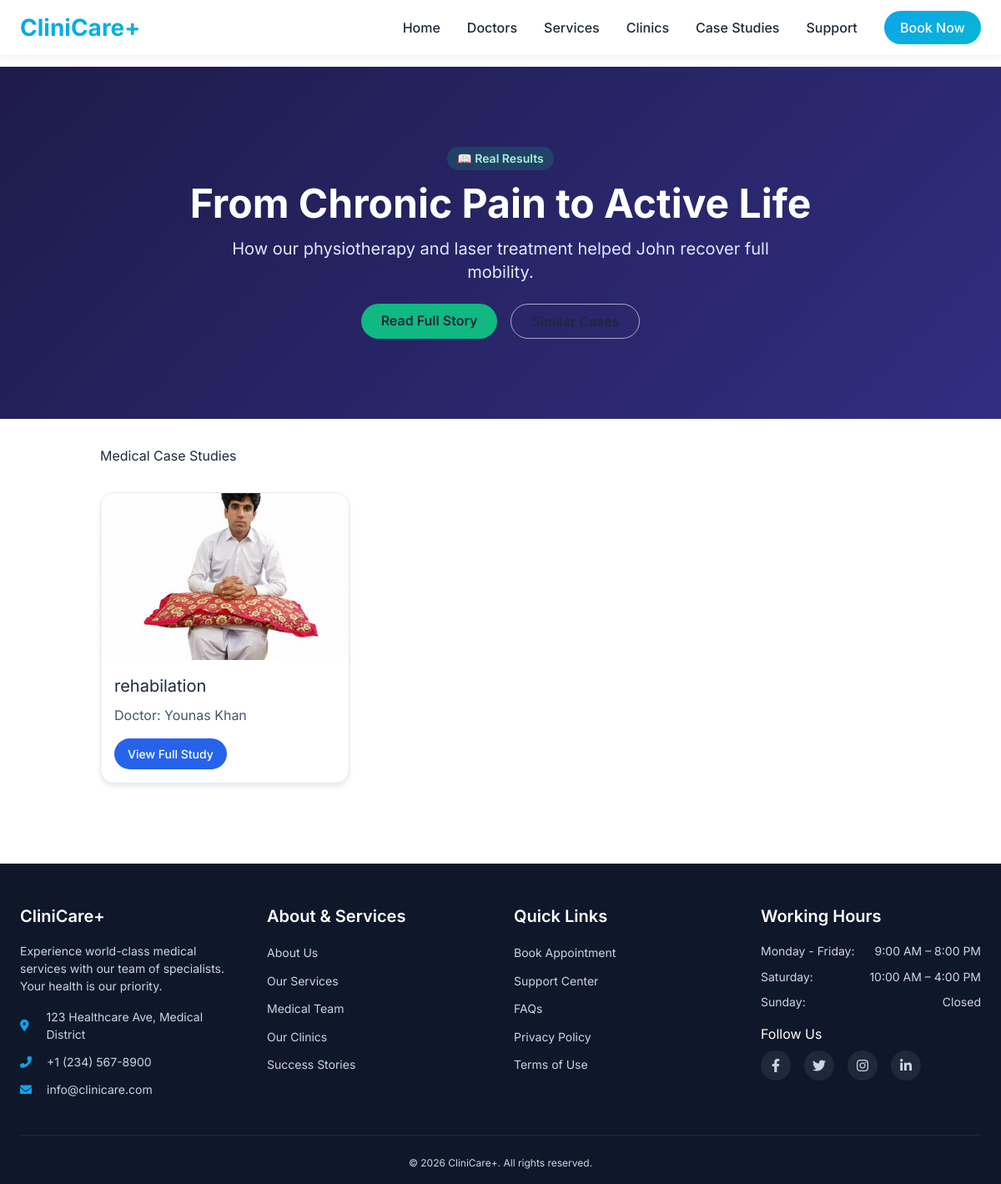
Page /case-studies.php on the committed database.
### tables this page shows
CREATE TABLE `case_studies` (
  `id` int(11) NOT NULL,
  `title` varchar(200) NOT NULL,
  `slug` varchar(200) DEFAULT NULL,
  `doctor_id` int(11) DEFAULT NULL,
  `service_id` int(11) DEFAULT NULL,
  `description` text DEFAULT NULL,
  `featured_image` varchar(255) DEFAULT NULL,
  `created_at` timestamp NOT NULL DEFAULT current_timestamp()
);

CREATE TABLE `doctors` (
  `id` int(11) NOT NULL,
  `name` varchar(150) NOT NULL,
  `slug` varchar(150) DEFAULT NULL,
  `category_id` int(11) DEFAULT NULL,
  `clinic_id` int(11) DEFAULT NULL,
  `image` varchar(255) DEFAULT NULL,
  `bio` text DEFAULT NULL,
  `experience` text DEFAULT NULL,
  `qualification` text DEFAULT NULL,
  `featured` tinyint(1) DEFAULT 0,
  `created_at` timestamp NOT NULL DEFAULT current_timestamp()
);

### case-studies.php (the view, shortened to what this page needs)
<?php
require_once 'config/database.php';
$caseStudies = mysqli_query($conn, "SELECT cs.*, d.name as doctor_name FROM case_studies cs LEFT JOIN doctors d ON cs.doctor_id = d.id ORDER BY cs.id DESC");
?>
<!DOCTYPE html>
<html>
<head>
    <link rel="stylesheet" href="assets/css/style.css">
</head>
<body>
    <?php include 'includes/header.php'; ?>
    <section class="relative bg-cover bg-center py-24" style="background-image: linear-gradient(135deg, #1e1b4b, #312e81);">
    <div class="max-w-7xl mx-auto px-4 sm:px-6 lg:px-8 text-center">
        <span class="inline-block px-3 py-1 bg-emerald-500/20 text-emerald-200 rounded-full text-sm font-semibold mb-4">📖 Real Results</span>
        <h1 class="text-4xl md:text-5xl font-bold text-white mb-4">From Chronic Pain to Active Life</h1>
        <p class="text-xl text-indigo-100 max-w-2xl mx-auto">How our physiotherapy and laser treatment helped John recover full mobility.</p>
        <div class="mt-6 flex justify-center gap-4">
            <a href="#" class="bg-emerald-500 hover:bg-emerald-600 px-6 py-2 rounded-full font-semibold transition">Read Full Story</a>
            <a href="#" class="border border-white/60 px-6 py-2 rounded-full font-semibold hover:bg-white/10">Similar Cases</a>
        </div>
    </div>
</section>
    <main class="container">
        <h1>Medical Case Studies</h1>
        <div class="case-studies-grid">
            <?php while($cs = mysqli_fetch_assoc($caseStudies)): ?>
                <div class="case-study-card">
                    <img src="<?php echo $cs['featured_image']; ?>" alt="<?php echo $cs['title']; ?>">
                    <h3><?php echo htmlspecialchars($cs['title']); ?></h3>
                    <p>Doctor: <?php echo $cs['doctor_name']; ?></p>
                    <a href="case-study-detail.php?id=<?php echo $cs['id']; ?>">View Full Study</a>
                </div>
            <?php endwhile; ?>
        </div>
    </main>
    <?php include 'includes/footer.php'; ?>
</body>
</html>

### assets/css/style.css (style rules this page uses)
* { margin: 0; padding: 0; box-sizing: border-box; }
body { font-family: 'Inter', sans-serif; background: #ffffff; color: #1e293b; line-height: 1.6; }
.container { max-width: 1200px; margin: 0 auto; padding: 2rem; }
.doctors-grid, .services-grid, .clinics-list, .case-studies-grid { display: grid; grid-template-columns: repeat(auto-fill, minmax(280px, 1fr)); gap: 2rem; margin-top: 2rem; }
.doctor-card, .service-card, .clinic-card, .case-study-card { background: #ffffff; border-radius: 1rem; overflow: hidden; box-shadow: 0 4px 6px -1px rgba(0,0,0,0.1); transition: transform 0.2s, box-shadow 0.2s; border: 1px solid #e2e8f0; }
.doctor-card img, .service-card img, .clinic-card img, .case-study-card img { width: 100%; height: 200px; object-fit: cover; }
.doctor-card h3, .service-card h3, .clinic-card h2, .case-study-card h3 { padding: 1rem 1rem 0.5rem; font-size: 1.25rem; }
.doctor-card p, .service-card p, .clinic-card p, .case-study-card p { padding: 0 1rem 1rem; color: #475569; }
.doctor-card a, .service-card a, .case-study-card a { display: inline-block; margin: 0 1rem 1rem; padding: 0.5rem 1rem; background: #2563eb; color: white; text-decoration: none; border-radius: 2rem; font-size: 0.875rem; font-weight: 500; }

### includes/header.php (style rules this page uses)
* { margin: 0; padding: 0; box-sizing: border-box; }
body { font-family: 'Inter', sans-serif; }

### rows in the picture
case_studies: featured_image (picture), title "rehabilation", doctor.name "Younas Khan"
